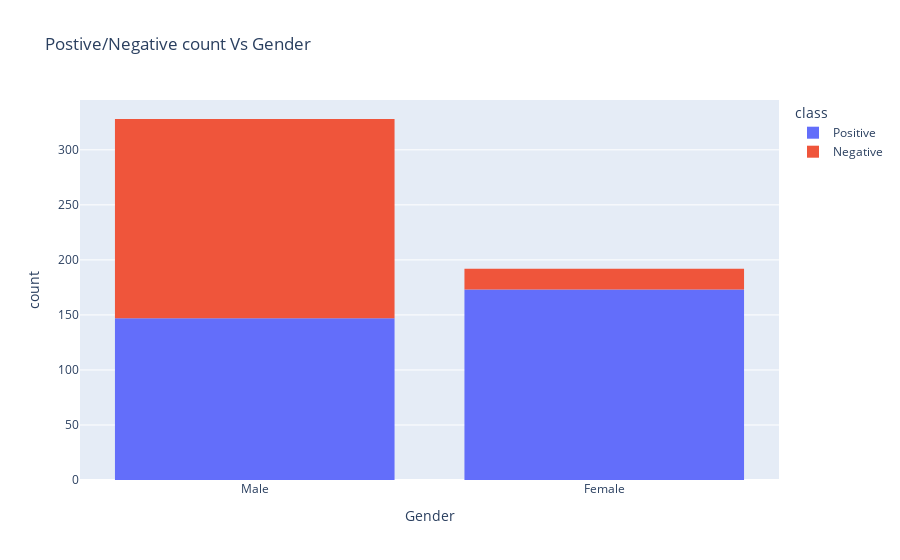

Notebook code for this chart:
### Code cell
gendis= px.histogram(Diabetes, x = 'Gender', color = 'class', title="Postive/Negative count Vs Gender")
gendis.show()

### Figure 1 — Plotly figure (JSON) as saved in the notebook; plotly's stock layout.template omitted (floating-point values rounded to 4 significant figures; data arrays with more than 128 entries replaced by an {"elided": "..."} marker saying what was removed)
{"data": [{"bingroup": "x", "hovertemplate": "class=Positive<br>Gender=%{x}<br>count=%{y}<extra></extra>", "legendgroup": "Positive", "marker": {"color": "#636efa", "pattern": {"shape": ""}}, "name": "Positive", "orientation": "v", "showlegend": true, "type": "histogram", "x": {"elided": "320 str values"}, "xaxis": "x", "yaxis": "y"}, {"bingroup": "x", "hovertemplate": "class=Negative<br>Gender=%{x}<br>count=%{y}<extra></extra>", "legendgroup": "Negative", "marker": {"color": "#EF553B", "pattern": {"shape": ""}}, "name": "Negative", "orientation": "v", "showlegend": true, "type": "histogram", "x": {"elided": "200 str values"}, "xaxis": "x", "yaxis": "y"}], "layout": {"barmode": "relative", "legend": {"title": {"text": "class"}, "tracegroupgap": 0}, "title": {"text": "Postive/Negative count Vs Gender"}, "xaxis": {"anchor": "y", "domain": [0, 1], "title": {"text": "Gender"}}, "yaxis": {"anchor": "x", "domain": [0, 1], "title": {"text": "count"}}}}
